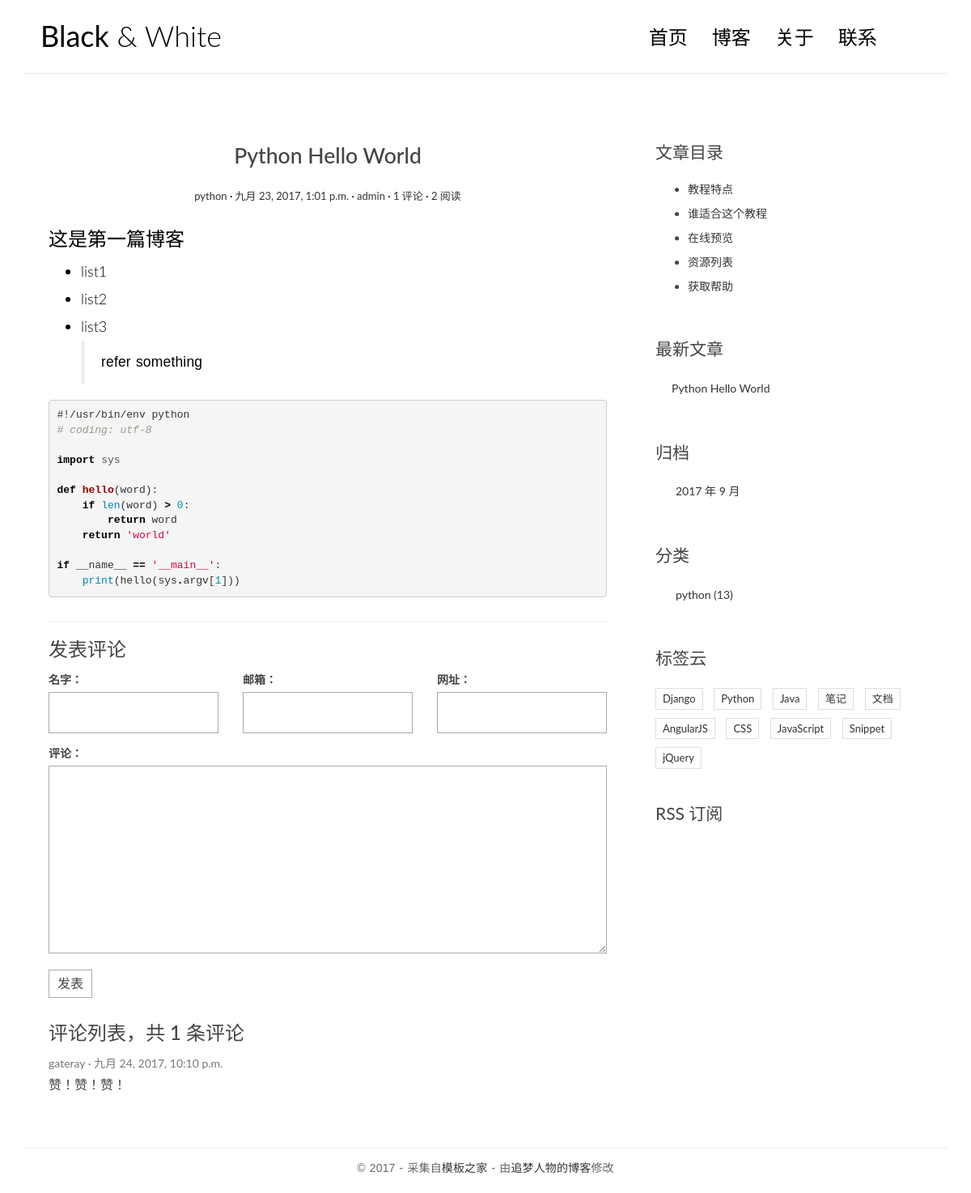
The app's page /post/1/ with its own data.
### blog/models.py (models this page shows, shortened)
class Post(models.Model):
    title = models.CharField(max_length=100)
    body = models.TextField()
    created_time = models.DateTimeField()
    modified_time = models.DateTimeField()
    excerpt = models.CharField(max_length=200, blank=True)
    author = models.ForeignKey(User)
    category = models.ForeignKey(Category)
    tags = models.ManyToManyField(Tag, blank=True)
    views = models.PositiveIntegerField(default=0)
    def get_absolute_url(self):
        return reverse('blog:detail', kwargs={'pk': self.pk})
    def increase_views(self):
        self.views += 1
        self.save(update_fields=['views'])
    class Meta:
        ordering = ['-created_time']

class Category(models.Model):
    name = models.CharField(max_length=100)

### comments/models.py (models this page shows, shortened)
class Comment(models.Model):
    name = models.CharField(max_length=100)
    email = models.EmailField(max_length=255)
    url = models.URLField(blank=True)
    text = models.TextField()
    created_time = models.DateTimeField(auto_now_add=True)
    post = models.ForeignKey('blog.Post')

### blog/views.py (the view)
# urls.py: url(r'^post/(?P<pk>\d+)/$', views.detail, name='detail'),
def detail(request, pk=1):
    post = get_object_or_404(Post, pk=pk)
    post.increase_views()
    post.body = markdown.markdown(post.body,
                                  extensions=[
                                      'markdown.extensions.extra',
                                      'markdown.extensions.codehilite',
                                      'markdown.extensions.toc',
                                  ])
    form = CommentForm()
    comment_list = post.comment_set.all()
    return render(request, 'blog/detail.html', context={
        'post': post,
        'form': form,
        'comment_list': comment_list
    })

### comments/forms.py
class CommentForm(forms.ModelForm):
    class Meta:
        model = Comment
        fields = ['name', 'email', 'url', 'text']

### blog/templatetags/blog_tags.py (called while the page is built)
@register.simple_tag
def get_recent_posts(num=5):
    return Post.objects.all().order_by('-created_time')[:num]

@register.simple_tag
def archives():
    return Post.objects.dates('created_time', 'month', order='DESC')

@register.simple_tag
def get_categories():
    return Category.objects.all()

### templates/blog/detail.html (shortened to what this page needs)
{% extends 'base.html' %}
{% block main %}
    <article class="post post-1">
        <header class="entry-header">
            <h1 class="entry-title">{{ post.title }}</h1>
            <div class="entry-meta">
                <span class="post-category"><a href="#">{{ post.category.name }}</a></span>
                <span class="post-date"><a href="#"><time class="entry-date"
                                                          datetime="{{ post.created_time }}">{{ post.created_time }}</time></a></span>
                <span class="post-author"><a href="#">{{ post.author }}</a></span>
                <span class="comments-link"><a href="#">{{ post.comment_set.count }} 评论</a></span>
                <span class="views-count"><a href="#">{{ post.views }} 阅读</a></span>
            </div>
        </header>
        <div class="entry-content clearfix">
            {{ post.body | safe }}
        </div>
    </article>
    <section class="comment-area" id="comment-area">
        <hr>
        <h3>发表评论</h3>
        <form action="{% url 'comments:post_comment' post.pk %}" method="post" class="comment-form">
            <div class="row">
                <div class="col-md-4">
                    <label for="{{ form.name.id_for_label }}">名字：</label>
                    {{ form.name }}
                </div>
                <div class="col-md-4">
                    <label for="{{ form.email.id_for_label }}">邮箱：</label>
                    {{ form.email }}
                </div>
                <div class="col-md-4">
                    <label for="{{ form.url.id_for_label }}">网址：</label>
                    {{ form.url }}
                </div>
                <div class="col-md-12">
                    <label for="{{ form.text.id_for_label }}">评论：</label>
                    {{ form.text }}
                    <button type="submit" class="comment-btn">发表</button>
                </div>
            </div>
        </form>
        <div class="comment-list-panel">
            <h3>评论列表，共 <span>{{ comment_list | length }}</span> 条评论</h3>
            <ul class="comment-list list-unstyled">
                {% for comment in comment_list %}
                <li class="comment-item">
                    <span class="nickname">{{ comment.name }}</span>
                    <time class="submit-date" datetime="{{ comment.created_time }}">{{ comment.created_time }}</time>
                    <div class="text">
                        {{ comment.text }}
                    </div>
                </li>
                {% empty %}
                暂时没有评论！
                {% endfor %}
            </ul>
        </div>
    </section>
{% endblock main %}
{% block toc %}
    <div class="widget widget-content">
        <h3 class="widget-title">文章目录</h3>
        <ul>
            <li>
                <a href="#">教程特点</a>
            </li>
            <li>
                <a href="#">谁适合这个教程</a>
            </li>
            <li>
                <a href="#">在线预览</a>
            </li>
            <li>
                <a href="#">资源列表</a>
            </li>
            <li>
                <a href="#">获取帮助</a>
            </li>
        </ul>
    </div>
{% endblock toc %}

### templates/base.html (shortened to what this page needs)
{% load staticfiles %}
{% load blog_tags %}
<!DOCTYPE html>
<html>
<head>
    <link rel="stylesheet" href="{% static 'blog/css/bootstrap.min.css' %}">
    <link rel="stylesheet" href="http://code.ionicframework.com/ionicons/2.0.1/css/ionicons.min.css">
    <link rel="stylesheet" href="{% static 'blog/css/pace.css' %}">
    <link rel="stylesheet" href="{% static 'blog/css/custom.css' %}">
    <link rel="stylesheet" href="{% static 'blog/css/highlights/github.css' %}">
</head>
<body>
<div class="container">
    <header id="site-header">
        <div class="row">
            <div class="col-md-4 col-sm-5 col-xs-8">
                <div class="logo">
                    <h1><a href="{% url 'blog:index' %}"><b>Black</b> &amp; White</a></h1>
                </div>
            </div>
            <div class="col-md-8 col-sm-7 col-xs-4">
                <nav class="main-nav" role="navigation">
                    <div class="collapse navbar-collapse" id="bs-example-navbar-collapse-1">
                        <ul class="nav navbar-nav navbar-right">
                            <li class="cl-effect-11"><a href="{% url 'blog:index' %}" data-hover="首页">首页</a></li>
                            <li class="cl-effect-11"><a href="full-width.html" data-hover="博客">博客</a></li>
                            <li class="cl-effect-11"><a href="about.html" data-hover="关于">关于</a></li>
                            <li class="cl-effect-11"><a href="contact.html" data-hover="联系">联系</a></li>
                        </ul>
                    </div>
                </nav>
            </div>
        </div>
    </header>
</div>
<div class="content-body">
    <div class="container">
        <div class="row">
            <main class="col-md-8">
                {% block main %}
                {% endblock main %}
            </main>
            <aside class="col-md-4">
                {% block toc %}
                {% endblock toc %}
                <div class="widget widget-recent-posts">
                    <h3 class="widget-title">最新文章</h3>
                    {% get_recent_posts as recent_post_list %}
                    <ul>
                        {% for post in recent_post_list %}
                        <li>
                            <a href="{{ post.get_absolute_url }}">{{ post.title }}</a>
                        </li>
                        {% empty %}
                        暂无文章！
                        {% endfor %}
                    </ul>
                </div>
                <div class="widget widget-archives">
                    <h3 class="widget-title">归档</h3>
                    {% archives as date_list %}
                    <ul>
                        {% for date in date_list %}
                        <li>
                            <a href="{% url 'blog:archives' date.year date.month %}">{{ date.year }} 年 {{ date.month }} 月</a>
                        </li>
                        {% empty %}
                        暂无归档！
                        {% endfor %}
                    </ul>
                </div>
                <div class="widget widget-category">
                    <h3 class="widget-title">分类</h3>
                    {% get_categories as categories %}
                    <ul>
                        {% for category in categories %}
                        <li>
                            <a href="{% url 'blog:category' category.pk %}">{{ category.name }} <span class="post-count">(13)</span></a>
                        </li>
                        {% empty %}
                        暂无分类！
                        {% endfor %}
                    </ul>
                </div>
                <div class="widget widget-tag-cloud">
                    <h3 class="widget-title">标签云</h3>
                    <ul>
                        <li>
                            <a href="#">Django</a>
                        </li>
                        <li>
                            <a href="#">Python</a>
                        </li>
                        <li>
                            <a href="#">Java</a>
                        </li>
                        <li>
                            <a href="#">笔记</a>
                        </li>
                        <li>
                            <a href="#">文档</a>
                        </li>
                        <li>
                            <a href="#">AngularJS</a>
                        </li>
                        <li>
                            <a href="#">CSS</a>
                        </li>
                        <li>
                            <a href="#">JavaScript</a>
                        </li>
                        <li>
                            <a href="#">Snippet</a>
                        </li>
                        <li>
                            <a href="#">jQuery</a>
                        </li>
                    </ul>
                </div>
                <div class="rss">
                    <a href=""> RSS 订阅</a>
                </div>
            </aside>
        </div>
    </div>
</div>
<footer id="site-footer">
    <div class="container">
        <div class="row">
            <div class="col-md-12">
                <p class="copyright">&copy 2017 - 采集自<a href="http://www.cssmoban.com/"
                                                        target="_blank" title="模板之家">模板之家</a>
                    - 由<a href="http://zmrenwu.com/" title="网页模板" target="_blank">追梦人物的博客</a>修改
                </p>
            </div>
        </div>
    </div>
</footer>
</body>
</html>

### blog/static/blog/css/custom.css (style rules this page uses)
* { outline: none; }
h1, h2, h3, h4, h5, h6 { margin-top: 0; }
b { font-weight: 400; }
a { color: #333; }
body { color: #444; font-family: 'Lato', sans-serif; }
p { font-family: 'Ubuntu', sans-serif; font-weight: 400; word-spacing: 1px; letter-spacing: 0.01em; }
#site-header { background-color: #FFF; padding: 25px 20px; margin-bottom: 40px; border-bottom: 1px solid #e7e7e7; }
.logo h1 a { color: #000; }
.logo h1 { margin: 0; font-family: 'Lato', sans-serif; font-weight: 300; }
.main-nav { margin-top: 11px; max-width: 95%; }
.main-nav a { color: #000000 !important; padding: 0 0 5px 0 !important; margin-right: 30px; font-family: 'Lato', sans-serif; font-weight: 300; font-size: 24px; }
.cl-effect-11 a { padding: 10px 0; color: #0972b4; text-shadow: none; }
.cl-effect-11 a::before { position: absolute; top: 0; left: 0; overflow: hidden; padding: 0 0 5px 0 !important; max-width: 0; border-bottom: 1px solid #000; color: #000; content: attr(data-hover); white-space: nowrap; -webkit-transition: max-width 0.5s; -moz-transition: max-width 0.5s; transition: max-width 0.5s; }
.content-body { padding-bottom: 4em; }
.post { background: #fff; padding: 30px 30px 0; }
.entry-title { text-align: center; font-size: 1.9em; margin-bottom: 20px; line-height: 1.6; padding: 10px 20px 0; }
.entry-meta { text-align: center; color: #DDDDDD; font-size: 13px; margin-bottom: 30px; }
.entry-content { font-size: 18px; line-height: 1.9; font-weight: 300; color: #000; }
.post-category::after, .post-date::after, .post-author::after, .comments-link::after { content: ' ·'; color: #000; }
.widget { background: #fff; padding: 30px 0 0; }
.widget-title { font-size: 1.5em; margin-bottom: 20px; line-height: 1.6; padding: 10px 0 0; font-weight: 400; }
.widget-recent-posts ul { padding: 0; margin: 0; padding-left: 20px; }
.widget-recent-posts ul li { list-style-type: none; position: relative; line-height: 170%; margin-bottom: 10px; }
.widget-recent-posts ul li::before { content: '\f3d3'; font-family: "Ionicons"; position: absolute; left: -17px; top: 3px; font-size: 16px; color: #000; }
.widget-archives ul { padding: 0; margin: 0; padding-left: 25px; }
.widget-archives ul li { list-style-type: none; position: relative; line-height: 170%; margin-bottom: 10px; }
.widget-archives ul li::before { content: '\f3f3'; font-family: "Ionicons"; position: absolute; left: -25px; top: 1px; font-size: 16px; color: #000; }
.widget-category ul { padding: 0; margin: 0; padding-left: 25px; }
.widget-category ul li { list-style-type: none; position: relative; line-height: 170%; margin-bottom: 10px; }
.widget-category ul li::before { content: '\f3fe'; font-family: "Ionicons"; position: absolute; left: -25px; top: 1px; font-size: 18px; color: #000; }
.widget-tag-cloud ul { padding: 0; margin: 0; margin-right: -10px; }
.widget-tag-cloud ul li { list-style-type: none; font-size: 13px; display: inline-block; margin-right: 10px; margin-bottom: 10px; padding: 3px 8px; border: 1px solid #ddd; }
.widget-content ul li { margin-bottom: 10px; }
.rss { font-size: 21px; margin-top: 30px; }
.rss a { color: #444; }
#site-footer { padding-top: 10px; padding: 0 0 1.5em 0; }
.copyright { text-align: center; padding-top: 1em; margin: 0; border-top: 1px solid #eee; color: #666; }
.contact-form input, .comment-form input { border: 1px solid #aaa; margin-bottom: 15px; width: 100%; padding: 15px 15px; font-size: 16px; line-height: 100%; transition: 0.4s border-color linear; }
.contact-form textarea, .comment-form textarea { border: 1px solid #aaa; margin-bottom: 15px; width: 100%; padding: 15px 15px; font-size: 16px; line-height: 20px !important; min-height: 183px; transition: 0.4s border-color linear; }
.comment-area { padding: 0 30px 0; }
.comment-form { margin-top: 15px; }
.comment-form .comment-btn { background-color: #fff; border: 1px solid #aaa; font-size: 16px; padding: 5px 10px; }
.comment-list-panel { margin-top: 30px; }
.comment-list { margin-top: 15px; }
.comment-item .nickname, .comment-item .submit-date { color: #777; font-size: 14px; }
.comment-item .nickname:after { content: ' ·'; }
.comment-item .text { padding-top: 5px; font-size: 16px; }

### records on screen
Post: title "Python Hello World", category.name "python", created_time "九月 23, 2017, 1:01 p.m.", author "admin", comment_set.count "1", views "2", body "这是第一篇博客 list1 list2 list3 refer something #!/usr/bin/env python # coding: utf-8 import sys def hello ( word ): if len ( word ) > 0 : return word return 'world' if __name__ == '__main__' : print ( hello ( sys . argv [ 1 ]))"
Comment: name "gateray", created_time "九月 24, 2017, 10:10 p.m.", text "赞！赞！赞！"
Category: name "python"

### other values on screen
{{ comment_list | length }} "1"
{{ date.year }} "2017"
{{ date.month }} "9"
